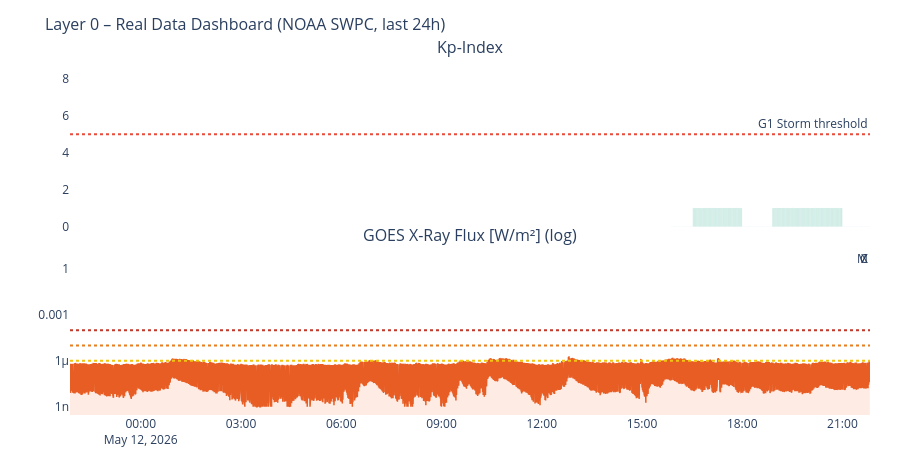

The notebook cell saved with this chart:
### Markdown cell above
---
## 3. Time-Series Dashboard (Real Data)

### Code cell
# ============================================================
# DASHBOARD – Kp / Solar Wind / IMF Bz / X-Ray
# ============================================================

panels = [
    (df_kp,   'kp',     'Kp-Index',                       '#7F77DD', 'bar'),
    (df_sw,   'speed',  'Solar Wind Speed [km/s]',         '#F2A623', 'line'),
    (df_mag,  'bz_gsm', 'IMF Bz GSM [nT]',                '#378ADD', 'bar'),
    (df_xray, 'flux',   'GOES X-Ray Flux [W/m²] (log)',    '#E85D24', 'line'),
]
active = [(df, col, title, color, kind)
          for df, col, title, color, kind in panels
          if df is not None and col in df.columns]

if not active:
    print('No data available.')
else:
    fig = make_subplots(
        rows=len(active), cols=1, shared_xaxes=True,
        subplot_titles=[p[2] for p in active],
        vertical_spacing=0.06
    )
    for i, (df, col, title, color, kind) in enumerate(active, 1):
        ds = df.dropna(subset=[col])
        if kind == 'bar':
            if col == 'kp':
                mc = ['#2ecc71' if v < 4 else '#f39c12' if v < 6 else '#e74c3c'
                      for v in ds[col]]
            elif col == 'bz_gsm':
                mc = ['#e74c3c' if v < -5 else '#2ecc71' if v > 5 else '#95a5a6'
                      for v in ds[col]]
            else:
                mc = color
            fig.add_trace(go.Bar(x=ds['time'], y=ds[col], marker_color=mc,
                                 name=title, opacity=0.75), row=i, col=1)
        else:
            h = color.lstrip('#')
            r_c, g_c, b_c = int(h[0:2], 16), int(h[2:4], 16), int(h[4:6], 16)
            fc = f'rgba({r_c},{g_c},{b_c},0.12)'
            fig.add_trace(go.Scatter(x=ds['time'], y=ds[col], name=title,
                                     line=dict(color=color, width=1.5),
                                     fill='tozeroy', fillcolor=fc), row=i, col=1)

        if col == 'kp':
            fig.add_hline(y=5, line_dash='dot', line_color='#e74c3c',
                          annotation_text='G1 Storm threshold', row=i, col=1)
            fig.update_yaxes(range=[0, 9], row=i, col=1)
        elif col == 'speed':
            fig.add_hline(y=500, line_dash='dot', line_color='#E85D24',
                          annotation_text='Elevated wind', row=i, col=1)
        elif col == 'bz_gsm':
            fig.add_hline(y=0, line_color='gray', line_width=0.5, row=i, col=1)
            fig.add_hline(y=-5, line_dash='dot', line_color='#e74c3c',
                          annotation_text='Coupling threshold', row=i, col=1)
        elif col == 'flux':
            fig.update_yaxes(type='log', row=i, col=1)
            for lvl, lbl, lc in [(1e-4,'X','#c0392b'),(1e-5,'M','#e67e22'),(1e-6,'C','#f1c40f')]:
                fig.add_hline(y=lvl, line_dash='dot', line_color=lc,
                              annotation_text=lbl, row=i, col=1)

    fig.update_layout(
        title=dict(text='Layer 0 – Real Data Dashboard (NOAA SWPC, last 24h)', font=dict(size=16)),
        height=180 * len(active) + 100,
        showlegend=False,
        plot_bgcolor='rgba(0,0,0,0)', paper_bgcolor='rgba(0,0,0,0)',
        margin=dict(l=70, r=30, t=60, b=40)
    )
    fig.show()

### Figure 1 — Plotly figure (JSON) as saved in the notebook; plotly's stock layout.template omitted (floating-point values rounded to 4 significant figures; data arrays with more than 128 entries replaced by an {"elided": "..."} marker saying what was removed)
{"data": [{"marker": {"color": {"elided": "357 str values"}}, "name": "Kp-Index", "opacity": 0.75, "type": "bar", "x": {"elided": "357 str values"}, "xaxis": "x", "y": {"elided": "357 int values"}, "yaxis": "y"}, {"fill": "tozeroy", "fillcolor": "rgba(232,93,36,0.12)", "line": {"color": "#E85D24", "width": 1.5}, "name": "GOES X-Ray Flux [W/m²] (log)", "type": "scatter", "x": {"elided": "2874 str values"}, "xaxis": "x2", "y": {"elided": "2874 float values"}, "yaxis": "y2"}], "layout": {"annotations": [{"font": {"size": 16}, "showarrow": false, "text": "Kp-Index", "x": 0.5, "xanchor": "center", "xref": "paper", "y": 1.0, "yanchor": "bottom", "yref": "paper"}, {"font": {"size": 16}, "showarrow": false, "text": "GOES X-Ray Flux [W/m²] (log)", "x": 0.5, "xanchor": "center", "xref": "paper", "y": 0.47, "yanchor": "bottom", "yref": "paper"}, {"showarrow": false, "text": "G1 Storm threshold", "x": 1, "xanchor": "right", "xref": "x domain", "y": 5, "yanchor": "bottom", "yref": "y"}, {"showarrow": false, "text": "X", "x": 1, "xanchor": "right", "xref": "x2 domain", "y": 0.0001, "yanchor": "bottom", "yref": "y2"}, {"showarrow": false, "text": "M", "x": 1, "xanchor": "right", "xref": "x2 domain", "y": 1e-05, "yanchor": "bottom", "yref": "y2"}, {"showarrow": false, "text": "C", "x": 1, "xanchor": "right", "xref": "x2 domain", "y": 1e-06, "yanchor": "bottom", "yref": "y2"}], "height": 460, "margin": {"b": 40, "l": 70, "r": 30, "t": 60}, "paper_bgcolor": "rgba(0,0,0,0)", "plot_bgcolor": "rgba(0,0,0,0)", "shapes": [{"line": {"color": "#e74c3c", "dash": "dot"}, "type": "line", "x0": 0, "x1": 1, "xref": "x domain", "y0": 5, "y1": 5, "yref": "y"}, {"line": {"color": "#c0392b", "dash": "dot"}, "type": "line", "x0": 0, "x1": 1, "xref": "x2 domain", "y0": 0.0001, "y1": 0.0001, "yref": "y2"}, {"line": {"color": "#e67e22", "dash": "dot"}, "type": "line", "x0": 0, "x1": 1, "xref": "x2 domain", "y0": 1e-05, "y1": 1e-05, "yref": "y2"}, {"line": {"color": "#f1c40f", "dash": "dot"}, "type": "line", "x0": 0, "x1": 1, "xref": "x2 domain", "y0": 1e-06, "y1": 1e-06, "yref": "y2"}], "showlegend": false, "title": {"font": {"size": 16}, "text": "Layer 0 – Real Data Dashboard (NOAA SWPC, last 24h)"}, "xaxis": {"anchor": "y", "domain": [0.0, 1.0], "matches": "x2", "showticklabels": false}, "xaxis2": {"anchor": "y2", "domain": [0.0, 1.0]}, "yaxis": {"anchor": "x", "domain": [0.53, 1.0], "range": [0, 9]}, "yaxis2": {"anchor": "x2", "domain": [0.0, 0.47], "type": "log"}}}
